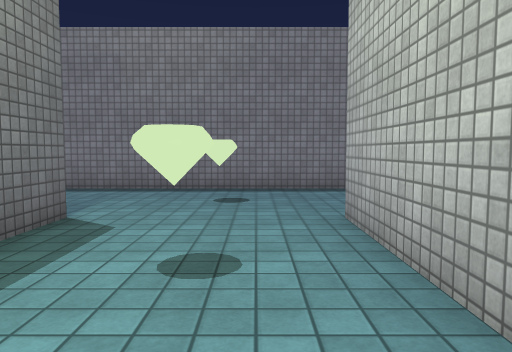
view 1 (above)

21 first-person views from a walk through a scene from a Unity 3-D project. The camera is 1.2 m above the floor, tilts 4° down and sees 70° across. The floor is counted in squares, 1 m on a side. Each view is taken from the middle of a square. On the plan, view 1 faces up. The plan holds only what a view shows up to about 15 squares ahead; the rest is blank. The place goes on beyond the plan. The player is left out. Surface patterns are stand-ins for the level's own textures.

view 2
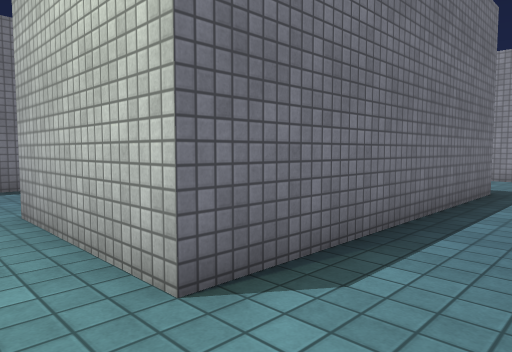

view 3
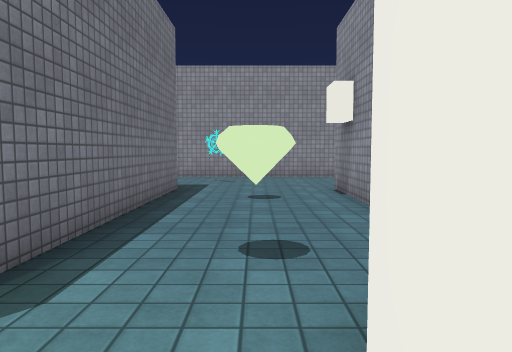

view 4
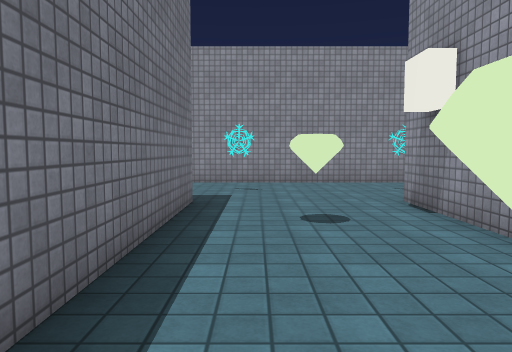

view 5
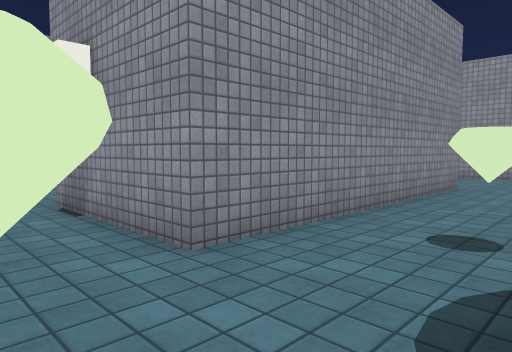

view 6
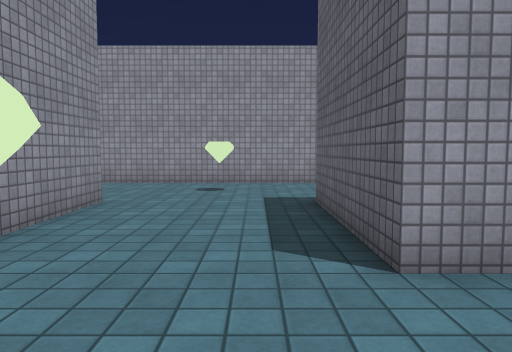

view 7
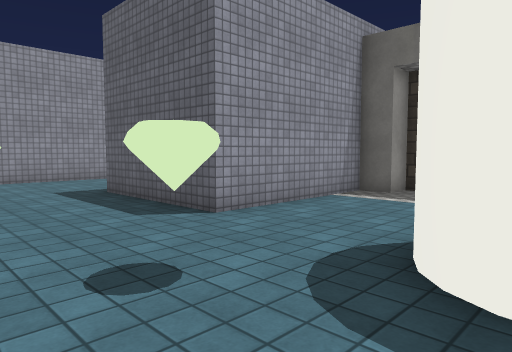

view 8
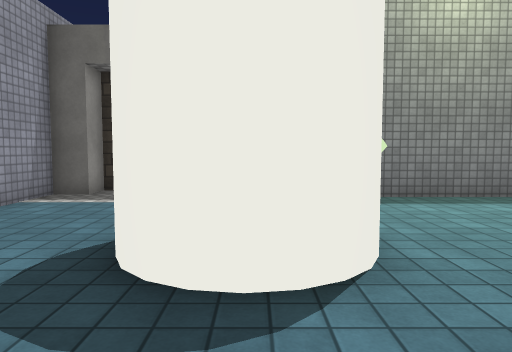

view 9
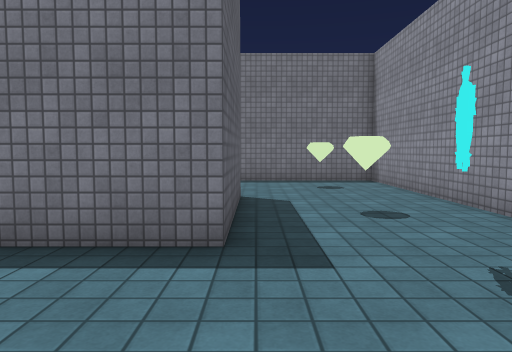

view 10
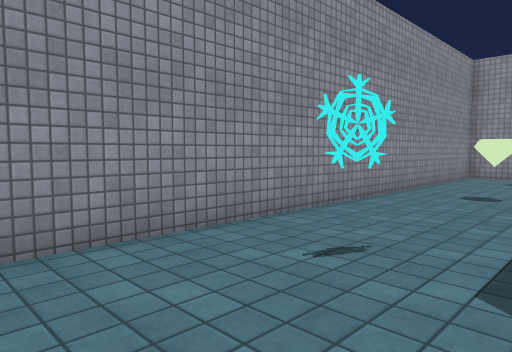

view 11
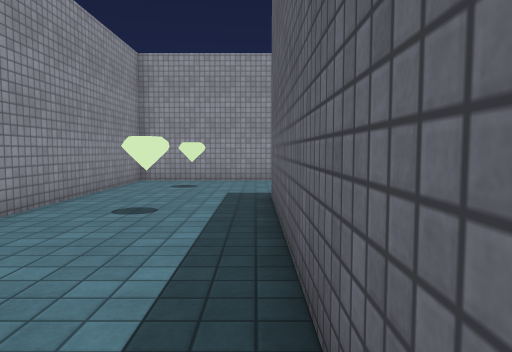

view 12
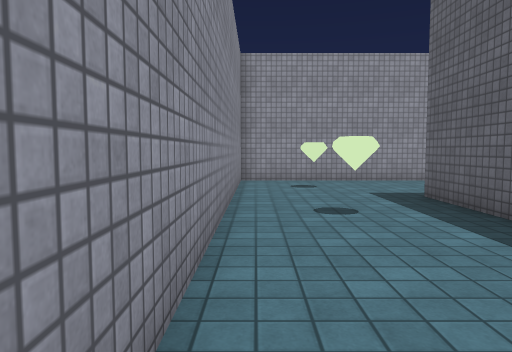

view 13
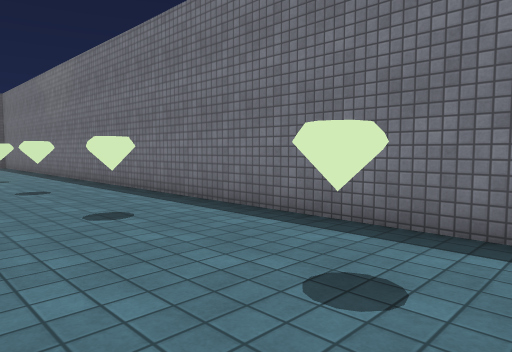

view 14
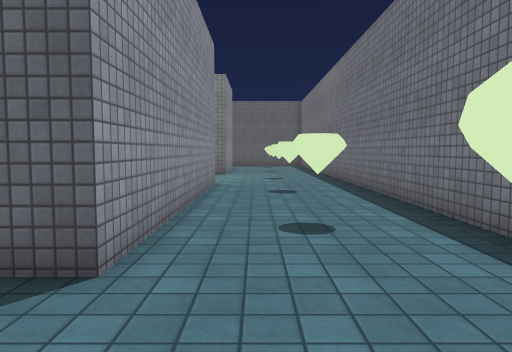

view 15
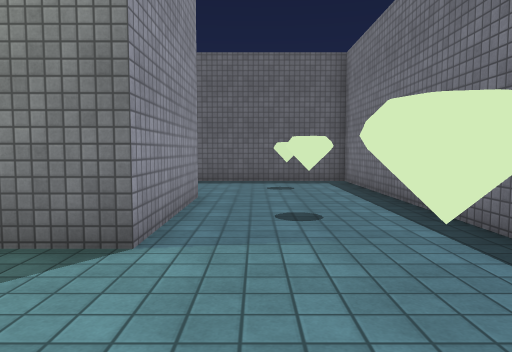

view 16
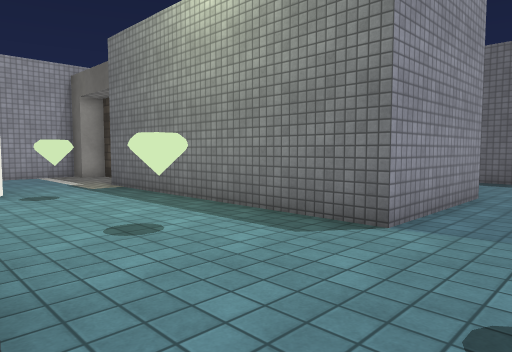

view 17
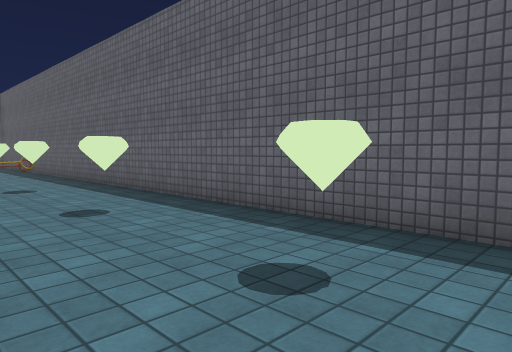

view 18
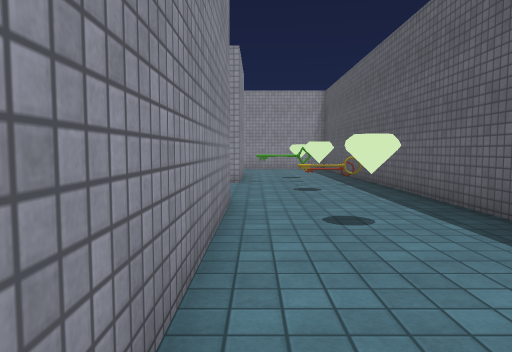

view 19
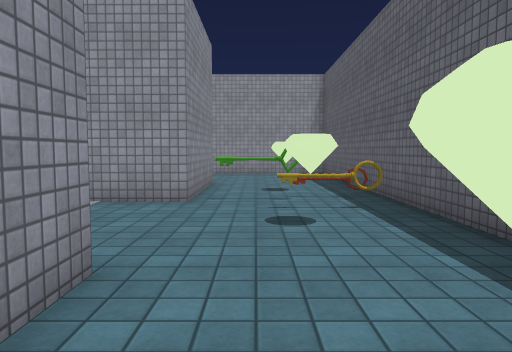

view 20
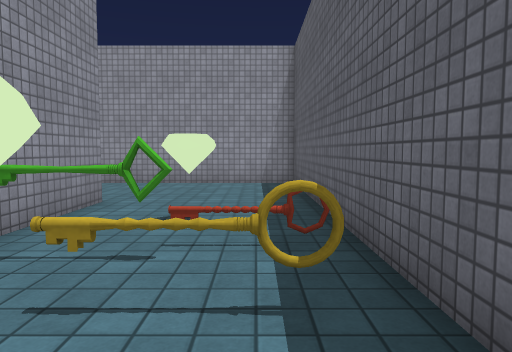

view 21
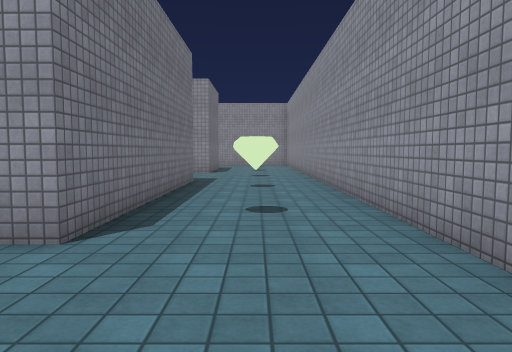

### Floor plan
Key: @ floor where view 1 was taken; # wall or solid block; . floor; ^ raised ledge; K key; O other object.
Columns run from 14 left of view 1 to 17 right of it. Each row starts with its distance up from view 1.
 12 ################################
 11 #..............................#
 10 #..............................#
  9 #..^....^....^....^....^....^..#
  8 #..............................#
  7 #..............................#
  6 #.....#####.....##########.....#
  5 #.....#   #.....#        #.....#
  4 #..^..#   #..^..#        #..^..#
  3 #.....#   #.....#        #.....#
  2 #.....#   #.....##########.....#
  1 #.....#   #.................O..#
  0 #.....#   #...@.............O..#
 -1 #..^..#   #..^....^....^.......#
 -2 #.....#   #... ##..............#
 -3 #.....#   #...# ##.............#
 -4 #......   #...  ##...#####..O..#
 -5 #......   ...........#   #..O..#
 -6 #..^....  ........^..#   #.....#
 -7 #....... #...........#   #.....#
 -8 #..K.....##..........#   #.....#
 -9 #.KK..##########.....#   #.....#
-10 #.....#        #.....#   #.....#
-11 #..^..#        #.....#   #..^..#
-12 #.....#        #.....#   #.....#
-13 #.....##########.....#   #.....#
-14 #.....................   ......#
-15 #.....................   ......#
-16 #.......^....^....^....  ...^..#
-17 #...................... .......#
-18 #...................... .......#
-19 ################################

Where each view was taken, in squares from view 1:
view 1: 0 up, 0 right, facing up
view 2: 1 down, 0 right, facing up-right
view 3: 1 down, 0 right, facing right
view 4: 0 up, 3 right, facing right
view 5: 1 down, 3 right, facing down-right
view 6: 5 down, 3 right, facing down
view 7: 3 down, 6 right, facing down-left
view 8: 3 down, 6 right, facing left
view 9: 3 down, 12 right, facing up
view 10: 1 down, 12 right, facing down-right
view 11: 4 down, 12 right, facing down
view 12: 4 down, 16 right, facing down
view 13: 6 up, 16 right, facing up-left
view 14: 8 up, 15 right, facing left
view 15: 8 up, 1 right, facing left
view 16: 9 up, 2 right, facing down-left
view 17: 11 up, 8 left, facing down-left
view 18: 5 up, 9 left, facing down
view 19: 0 up, 10 left, facing down
view 20: 5 down, 12 left, facing down
view 21: 16 down, 13 left, facing right
